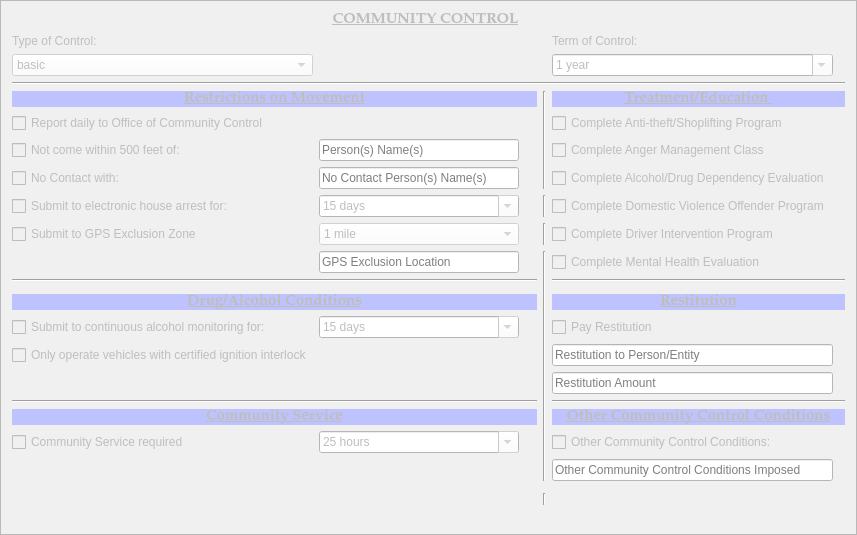
        <widget class="QFrame" name="community_control_frame">
         <property name="enabled">
          <bool>false</bool>
         </property>
         <property name="styleSheet">
          <string notr="true">background-color: rgb(240, 240, 240);</string>
         </property>
         <property name="frameShape">
          <enum>QFrame::StyledPanel</enum>
         </property>
         <property name="frameShadow">
          <enum>QFrame::Sunken</enum>
         </property>
         <layout class="QGridLayout" name="gridLayout_3">
          <item row="4" column="0" colspan="5">
           <widget class="QLabel" name="label_7">
            <property name="font">
             <font>
              <family>Palatino Linotype</family>
              <pointsize>11</pointsize>
              <weight>75</weight>
              <italic>false</italic>
              <bold>true</bold>
              <underline>true</underline>
             </font>
            </property>
            <property name="styleSheet">
             <string notr="true">background-color: rgb(190, 195, 255);</string>
            </property>
            <property name="frameShadow">
             <enum>QFrame::Plain</enum>
            </property>
            <property name="text">
             <string>Restrictions on Movement</string>
            </property>
            <property name="alignment">
             <set>Qt::AlignCenter</set>
            </property>
           </widget>
          </item>
          <item row="2" column="0">
           <widget class="QComboBox" name="community_control_type_of_control_box">
            <property name="focusPolicy">
             <enum>Qt::StrongFocus</enum>
            </property>
            <property name="styleSheet">
             <string notr="true">background-color: rgb(255, 255, 255);</string>
            </property>
            <item>
             <property name="text">
              <string>basic</string>
             </property>
            </item>
            <item>
             <property name="text">
              <string>intensive</string>
             </property>
            </item>
            <item>
             <property name="text">
              <string>monitored</string>
             </property>
            </item>
           </widget>
          </item>
          <item row="1" column="6">
           <widget class="QLabel" name="test">
            <property name="text">
             <string>Term of Control:</string>
            </property>
           </widget>
          </item>
          <item row="5" column="0">
           <widget class="QCheckBox" name="daily_reporting_checkBox">
            <property name="text">
             <string>Report daily to Office of Community Control</string>
            </property>
           </widget>
          </item>
          <item row="5" column="6">
           <widget class="QCheckBox" name="antitheft_checkBox">
            <property name="text">
             <string>Complete Anti-theft/Shoplifting Program</string>
            </property>
           </widget>
          </item>
          <item row="6" column="0">
           <widget class="QCheckBox" name="community_control_not_within_500_feet_checkBox">
            <property name="text">
             <string>Not come within 500 feet of:</string>
            </property>
           </widget>
          </item>
          <item row="6" column="1">
           <widget class="QLineEdit" name="community_control_not_within_500_feet_person_box">
            <property name="sizePolicy">
             <sizepolicy hsizetype="Expanding" vsizetype="Fixed">
              <horstretch>0</horstretch>
              <verstretch>0</verstretch>
             </sizepolicy>
            </property>
            <property name="minimumSize">
             <size>
              <width>200</width>
              <height>0</height>
             </size>
            </property>
            <property name="styleSheet">
             <string notr="true">background-color: rgb(255, 255, 255);</string>
            </property>
            <property name="placeholderText">
             <string>Person(s) Name(s)</string>
            </property>
           </widget>
          </item>
          <item row="1" column="0">
           <widget class="QLabel" name="label_2">
            <property name="text">
             <string>Type of Control:</string>
            </property>
           </widget>
          </item>
          <item row="3" column="0" colspan="9">
           <widget class="Line" name="line">
            <property name="orientation">
             <enum>Qt::Horizontal</enum>
            </property>
           </widget>
          </item>
          <item row="4" column="5" rowspan="4">
           <widget class="Line" name="line_6">
            <property name="orientation">
             <enum>Qt::Vertical</enum>
            </property>
           </widget>
          </item>
          <item row="4" column="6" colspan="3">
           <widget class="QLabel" name="label_6">
            <property name="font">
             <font>
              <family>Palatino Linotype</family>
              <pointsize>11</pointsize>
              <weight>75</weight>
              <italic>false</italic>
              <bold>true</bold>
              <underline>true</underline>
             </font>
            </property>
            <property name="styleSheet">
             <string notr="true">background-color: rgb(190, 195, 255);</string>
            </property>
            <property name="text">
             <string>Treatment/Education </string>
            </property>
            <property name="alignment">
             <set>Qt::AlignCenter</set>
            </property>
           </widget>
          </item>
          <item row="0" column="0" colspan="8">
           <widget class="QLabel" name="label_25">
            <property name="sizePolicy">
             <sizepolicy hsizetype="Minimum" vsizetype="Minimum">
              <horstretch>0</horstretch>
              <verstretch>0</verstretch>
             </sizepolicy>
            </property>
            <property name="maximumSize">
             <size>
              <width>16777215</width>
              <height>100</height>
             </size>
            </property>
            <property name="font">
             <font>
              <family>Palatino Linotype</family>
              <pointsize>11</pointsize>
              <weight>75</weight>
              <italic>false</italic>
              <bold>true</bold>
              <underline>true</underline>
             </font>
            </property>
            <property name="text">
             <string>COMMUNITY CONTROL</string>
            </property>
            <property name="alignment">
             <set>Qt::AlignCenter</set>
            </property>
           </widget>
          </item>
          <item row="6" column="6">
           <widget class="QCheckBox" name="anger_management_checkBox">
            <property name="text">
             <string>Complete Anger Management Class</string>
            </property>
           </widget>
          </item>
          <item row="7" column="0">
           <widget class="QCheckBox" name="community_control_no_contact_checkBox">
            <property name="text">
             <string>No Contact with: </string>
            </property>
           </widget>
          </item>
          <item row="2" column="6">
           <widget class="QComboBox" name="community_control_term_of_control_box">
            <property name="focusPolicy">
             <enum>Qt::StrongFocus</enum>
            </property>
            <property name="styleSheet">
             <string notr="true">background-color: rgb(255, 255, 255);</string>
            </property>
            <property name="editable">
             <bool>true</bool>
            </property>
            <item>
             <property name="text">
              <string>1 year</string>
             </property>
            </item>
            <item>
             <property name="text">
              <string>6 months</string>
             </property>
            </item>
            <item>
             <property name="text">
              <string>18 months</string>
             </property>
            </item>
            <item>
             <property name="text">
              <string>2 years</string>
             </property>
            </item>
            <item>
             <property name="text">
              <string>5 years</string>
             </property>
            </item>
           </widget>
          </item>
          <item row="18" column="0" colspan="5">
           <widget class="QLabel" name="cs_label">
            <property name="font">
             <font>
              <family>Palatino Linotype</family>
              <pointsize>11</pointsize>
              <weight>75</weight>
              <italic>false</italic>
              <bold>true</bold>
              <underline>true</underline>
             </font>
            </property>
            <property name="styleSheet">
             <string notr="true">background-color: rgb(190, 195, 255);</string>
            </property>
            <property name="text">
             <string>Community Service</string>
            </property>
            <property name="alignment">
             <set>Qt::AlignCenter</set>
            </property>
           </widget>
          </item>
          <item row="19" column="0">
           <widget class="QCheckBox" name="community_control_community_service_checkBox">
            <property name="text">
             <string>Community Service required</string>
            </property>
           </widget>
          </item>
          <item row="19" column="1">
           <widget class="QComboBox" name="community_control_community_service_hours_box">
            <property name="minimumSize">
             <size>
              <width>200</width>
              <height>0</height>
             </size>
            </property>
            <property name="styleSheet">
             <string notr="true">background-color: rgb(255, 255, 255);</string>
            </property>
            <property name="editable">
             <bool>true</bool>
            </property>
            <item>
             <property name="text">
              <string>25 hours</string>
             </property>
            </item>
            <item>
             <property name="text">
              <string>50 hours</string>
             </property>
            </item>
            <item>
             <property name="text">
              <string>100 hours</string>
             </property>
            </item>
            <item>
             <property name="text">
              <string>200 hours</string>
             </property>
            </item>
            <item>
             <property name="text">
              <string>500 hours</string>
             </property>
            </item>
           </widget>
          </item>
          <item row="11" column="0" colspan="5">
           <widget class="Line" name="line_2">
            <property name="orientation">
             <enum>Qt::Horizontal</enum>
            </property>
           </widget>
          </item>
          <item row="14" column="0">
           <widget class="QCheckBox" name="alcohol_monitoring_checkBox">
            <property name="text">
             <string>Submit to continuous alcohol monitoring for:</string>
            </property>
           </widget>
          </item>
          <item row="19" column="6">
           <widget class="QCheckBox" name="other_community_control_checkBox">
            <property name="text">
             <string>Other Community Control Conditions:</string>
            </property>
           </widget>
          </item>
          <item row="7" column="6">
           <widget class="QCheckBox" name="alcohol_evaluation_checkBox">
            <property name="text">
             <string>Complete Alcohol/Drug Dependency Evaluation </string>
            </property>
           </widget>
          </item>
          <item row="8" column="0">
           <widget class="QCheckBox" name="house_arrest_checkBox">
            <property name="text">
             <string>Submit to electronic house arrest for:</string>
            </property>
           </widget>
          </item>
          <item row="10" column="1">
           <widget class="QLineEdit" name="gps_exclusion_location_box">
            <property name="sizePolicy">
             <sizepolicy hsizetype="Preferred" vsizetype="Fixed">
              <horstretch>0</horstretch>
              <verstretch>0</verstretch>
             </sizepolicy>
            </property>
            <property name="styleSheet">
             <string notr="true">background-color: rgb(255, 255, 255);</string>
            </property>
            <property name="placeholderText">
             <string>GPS Exclusion Location</string>
            </property>
           </widget>
          </item>
          <item row="21" column="5">
           <widget class="Line" name="line_20">
            <property name="orientation">
             <enum>Qt::Vertical</enum>
            </property>
           </widget>
          </item>
          <item row="20" column="6">
           <widget class="QLineEdit" name="other_community_control_conditions_box">
            <property name="styleSheet">
             <string notr="true">background-color: rgb(255, 255, 255);</string>
            </property>
            <property name="placeholderText">
             <string>Other Community Control Conditions Imposed</string>
            </property>
           </widget>
          </item>
          <item row="8" column="5">
           <widget class="Line" name="line_10">
            <property name="orientation">
             <enum>Qt::Vertical</enum>
            </property>
           </widget>
          </item>
          <item row="9" column="1">
           <widget class="QComboBox" name="gps_exclusion_radius_box">
            <property name="minimumSize">
             <size>
              <width>200</width>
              <height>0</height>
             </size>
            </property>
            <property name="styleSheet">
             <string notr="true">background-color: rgb(255, 255, 255);</string>
            </property>
            <property name="editable">
             <bool>false</bool>
            </property>
            <item>
             <property name="text">
              <string>1 mile</string>
             </property>
            </item>
            <item>
             <property name="text">
              <string>2 miles</string>
             </property>
            </item>
            <item>
             <property name="text">
              <string>5 miles</string>
             </property>
            </item>
            <item>
             <property name="text">
              <string>10 miles</string>
             </property>
            </item>
           </widget>
          </item>
          <item row="9" column="5">
           <widget class="Line" name="line_21">
            <property name="orientation">
             <enum>Qt::Vertical</enum>
            </property>
           </widget>
          </item>
          <item row="9" column="6">
           <widget class="QCheckBox" name="driver_intervention_program_checkBox">
            <property name="text">
             <string>Complete Driver Intervention Program </string>
            </property>
           </widget>
          </item>
          <item row="16" column="6">
           <widget class="QLineEdit" name="pay_restitution_amount_box">
            <property name="styleSheet">
             <string notr="true">background-color: rgb(255, 255, 255);</string>
            </property>
            <property name="placeholderText">
             <string>Restitution Amount</string>
            </property>
           </widget>
          </item>
          <item row="18" column="6" colspan="3">
           <widget class="QLabel" name="label_12">
            <property name="font">
             <font>
              <family>Palatino Linotype</family>
              <pointsize>11</pointsize>
              <weight>75</weight>
              <italic>false</italic>
              <bold>true</bold>
              <underline>true</underline>
             </font>
            </property>
            <property name="styleSheet">
             <string notr="true">background-color: rgb(190, 195, 255);</string>
            </property>
            <property name="text">
             <string>Other Community Control Conditions</string>
            </property>
            <property name="alignment">
             <set>Qt::AlignCenter</set>
            </property>
           </widget>
          </item>
          <item row="14" column="6">
           <widget class="QCheckBox" name="pay_restitution_checkBox">
            <property name="text">
             <string>Pay Restitution </string>
            </property>
           </widget>
          </item>
          <item row="8" column="6">
           <widget class="QCheckBox" name="domestic_violence_program_checkBox">
            <property name="text">
             <string>Complete Domestic Violence Offender Program</string>
            </property>
           </widget>
          </item>
          <item row="9" column="0">
           <widget class="QCheckBox" name="gps_exclusion_checkBox">
            <property name="maximumSize">
             <size>
              <width>16777215</width>
              <height>16777215</height>
             </size>
            </property>
            <property name="text">
             <string>Submit to GPS Exclusion Zone</string>
            </property>
           </widget>
          </item>
          <item row="14" column="1">
           <widget class="QComboBox" name="alcohol_monitoring_time_box">
            <property name="minimumSize">
             <size>
              <width>200</width>
              <height>0</height>
             </size>
            </property>
            <property name="styleSheet">
             <string notr="true">background-color: rgb(255, 255, 255);</string>
            </property>
            <property name="editable">
             <bool>true</bool>
            </property>
            <item>
             <property name="text">
              <string>15 days</string>
             </property>
            </item>
            <item>
             <property name="text">
              <string>30 days</string>
             </property>
            </item>
            <item>
             <property name="text">
              <string>45 days</string>
             </property>
            </item>
            <item>
             <property name="text">
              <string>60 days</string>
             </property>
            </item>
           </widget>
          </item>
          <item row="11" column="6" colspan="3">
           <widget class="Line" name="line_19">
            <property name="orientation">
             <enum>Qt::Horizontal</enum>
            </property>
           </widget>
          </item>
          <item row="10" column="6">
           <widget class="QCheckBox" name="mental_health_evaluation_checkBox">
            <property name="text">
             <string>Complete Mental Health Evaluation</string>
            </property>
           </widget>
          </item>
          <item row="15" column="0">
           <widget class="QCheckBox" name="interlock_vehicles_checkBox">
            <property name="text">
             <string>Only operate vehicles with certified ignition interlock</string>
            </property>
           </widget>
          </item>
          <item row="17" column="6" colspan="3">
           <widget class="Line" name="line_3">
            <property name="orientation">
             <enum>Qt::Horizontal</enum>
            </property>
           </widget>
          </item>
          <item row="10" column="5" rowspan="11">
           <widget class="Line" name="line_8">
            <property name="orientation">
             <enum>Qt::Vertical</enum>
            </property>
           </widget>
          </item>
          <item row="13" column="6" colspan="3">
           <widget class="QLabel" name="label_4">
            <property name="font">
             <font>
              <family>Palatino Linotype</family>
              <pointsize>11</pointsize>
              <weight>75</weight>
              <italic>false</italic>
              <bold>true</bold>
              <underline>true</underline>
             </font>
            </property>
            <property name="styleSheet">
             <string notr="true">background-color: rgb(190, 195, 255);</string>
            </property>
            <property name="text">
             <string>Restitution</string>
            </property>
            <property name="alignment">
             <set>Qt::AlignCenter</set>
            </property>
           </widget>
          </item>
          <item row="15" column="6">
           <widget class="QLineEdit" name="pay_restitution_to_box">
            <property name="styleSheet">
             <string notr="true">background-color: rgb(255, 255, 255);</string>
            </property>
            <property name="placeholderText">
             <string>Restitution to Person/Entity</string>
            </property>
           </widget>
          </item>
          <item row="7" column="1">
           <widget class="QLineEdit" name="community_control_no_contact_with_box">
            <property name="sizePolicy">
             <sizepolicy hsizetype="Preferred" vsizetype="Fixed">
              <horstretch>0</horstretch>
              <verstretch>0</verstretch>
             </sizepolicy>
            </property>
            <property name="minimumSize">
             <size>
              <width>200</width>
              <height>0</height>
             </size>
            </property>
            <property name="styleSheet">
             <string notr="true">background-color: rgb(255, 255, 255);</string>
            </property>
            <property name="placeholderText">
             <string>No Contact Person(s) Name(s)</string>
            </property>
           </widget>
          </item>
          <item row="13" column="0" colspan="5">
           <widget class="QLabel" name="label_8">
            <property name="font">
             <font>
              <family>Palatino Linotype</family>
              <pointsize>11</pointsize>
              <weight>75</weight>
              <italic>false</italic>
              <bold>true</bold>
              <underline>true</underline>
             </font>
            </property>
            <property name="styleSheet">
             <string notr="true">background-color: rgb(190, 195, 255);</string>
            </property>
            <property name="text">
             <string>Drug/Alcohol Conditions</string>
            </property>
            <property name="alignment">
             <set>Qt::AlignCenter</set>
            </property>
           </widget>
          </item>
          <item row="17" column="0" colspan="5">
           <widget class="Line" name="line_4">
            <property name="orientation">
             <enum>Qt::Horizontal</enum>
            </property>
           </widget>
          </item>
          <item row="8" column="1">
           <widget class="QComboBox" name="house_arrest_time_box">
            <property name="minimumSize">
             <size>
              <width>200</width>
              <height>0</height>
             </size>
            </property>
            <property name="styleSheet">
             <string notr="true">background-color: rgb(255, 255, 255);</string>
            </property>
            <property name="editable">
             <bool>true</bool>
            </property>
            <item>
             <property name="text">
              <string>15 days</string>
             </property>
            </item>
            <item>
             <property name="text">
              <string>1 month</string>
             </property>
            </item>
            <item>
             <property name="text">
              <string>2 months</string>
             </property>
            </item>
            <item>
             <property name="text">
              <string>3 months</string>
             </property>
            </item>
            <item>
             <property name="text">
              <string>6 months</string>
             </property>
            </item>
           </widget>
          </item>
          <item row="27" column="5">
           <widget class="Line" name="line_14">
            <property name="orientation">
             <enum>Qt::Vertical</enum>
            </property>
           </widget>
          </item>
          <item row="26" column="5">
           <widget class="Line" name="line_13">
            <property name="orientation">
             <enum>Qt::Vertical</enum>
            </property>
           </widget>
          </item>
          <item row="25" column="5">
           <widget class="Line" name="line_12">
            <property name="orientation">
             <enum>Qt::Vertical</enum>
            </property>
           </widget>
          </item>
          <item row="22" column="5" rowspan="3">
           <widget class="Line" name="line_9">
            <property name="orientation">
             <enum>Qt::Vertical</enum>
            </property>
           </widget>
          </item>
         </layout>
        </widget>
